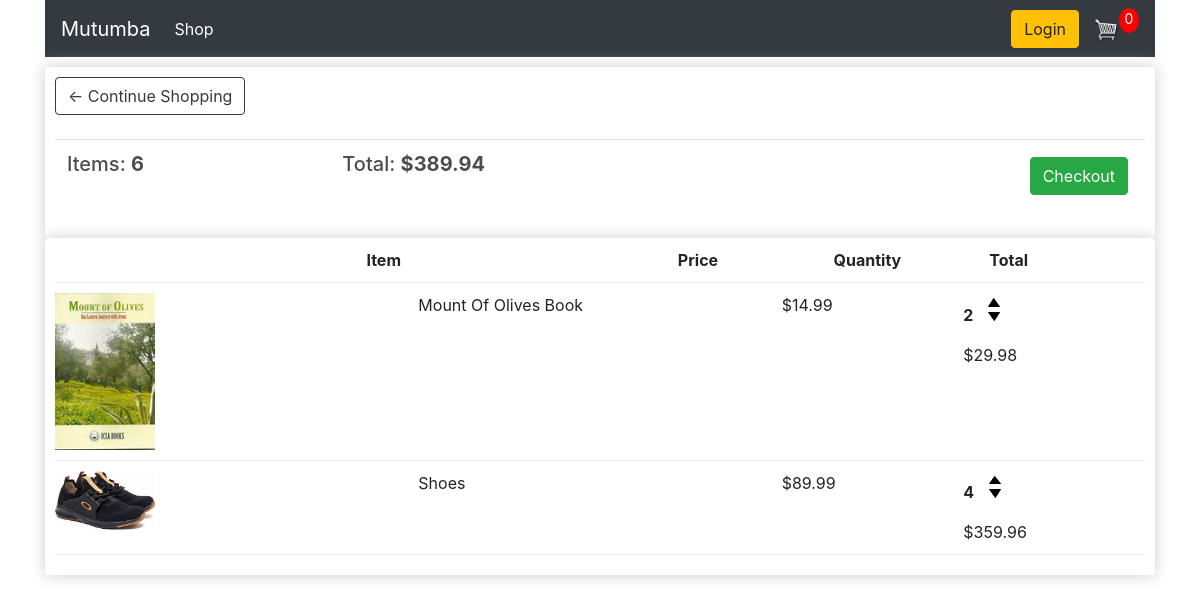
The app's page /cart/ (signed in) with its own data.
### store/models.py (models this page shows, shortened)
class Order(models.Model):
    customer = models.ForeignKey(Customer, on_delete=models.SET_NULL, blank=True, null=True)
    date_ordered = models.DateField(auto_now_add=True)
    complete = models.BooleanField(default=False, null=True, blank=False)
    transaction_id = models.CharField(max_length=200, null=True)
    @property
    def get_cart_total(self):
        orderItems = self.orderitem_set.all()
        total = sum([item.get_total for item in orderItems])
        return total
    @property
    def get_cart_items(self):
        orderItems = self.orderitem_set.all()
        total = sum([item.quantity for item in orderItems])
        return total

class OrderItem(models.Model):
    product = models.ForeignKey(Product, on_delete=models.SET_NULL, blank=True, null=True)
    order = models.ForeignKey(Order, on_delete=models.SET_NULL, blank=True, null=True)
    quantity = models.IntegerField(default=0, null=True, blank=True)
    date_added = models.DateField(auto_now_add=True)
    @property
    def get_total(self):
        total = self.product.price * self.quantity
        return total

class Product(models.Model):
    name = models.CharField(max_length=200, null=True)
    price = models.FloatField()
    digital = models.BooleanField(default=False, null=True, blank=False)
    image = models.ImageField(null=True, blank=True)
    @property
    def imageURL(self):
        try:
            url = self.image.url
        except:
            url = ''
        return url

### store/views.py (the view)
# urls.py: path('cart/', views.cart, name='cart'),
def cart(request):
    if request.user.is_authenticated:
        customer = request.user.customer
        order, created = Order.objects.get_or_create(customer=customer, complete=False)
        items = order.orderitem_set.all()
    else:
        items = []
        order = {'get_cart_total': 0, 'get_cart_items': 0}
    context = {'items': items, 'order': order}
    return render(request, 'cart.html', context)

### templates/cart.html
{% extends 'main.html' %}
{% load static %}
{% block content %}
<div class="row">
    <div class="col-lg-12">
        <div class="box-element">
                <a class="btn btn-outline-dark" href="{% url 'store' %}">&#x2190; Continue Shopping</a>
        <br>
        <br>
            <table class="table">
                <tr>
                    <th><h5>Items: <strong>{{order.get_cart_items}}</strong></h5></th>
                    <th><h5>Total: <strong>${{order.get_cart_total}}</strong></h5></th>
                    <th>
                        <a style="float:right; margin:5px;" class="btn btn-success" href="{% url 'checkout' %}">Checkout</a>
                    </th>
                </tr>
            </table>
        </div>
        <div class="box-element">
        <div class="cart-row">
		    <div style="flex:2"></div>
		    <div style="flex:2"><strong>Item</strong></div>
		    <div style="flex:1"><strong>Price</strong></div>
		    <div style="flex:1"><strong>Quantity</strong></div>
		    <div style="flex:1"><strong>Total</strong></div>
        </div>
            {% for item in items %}
        <div class="cart-row">
		    <div style="flex:2"> <img class="row-image" src="{{item.product.imageURL}}"></div>
		    <div style="flex:2">{{item.product.name}}</div>
		    <div style="flex:1">${{item.product.price|floatformat:2}}</div>
		    <div style="flex:1">
                <p class="quantity">{{item.quantity}}</p>
                <div class="quantity">
                    <img class="chg-quantity" src="{% static 'images/3+arrow-up.png' %}">
                    <img class="chg-quantity" src="{% static 'images/2+arrow-down.png' %}">
                </div>
		    <div style="flex:1">${{item.get_total}}</div>
        </div>
    </div>
        {% endfor %}
</div>
{% endblock content %}

### static/images/main.css (style rules this page uses)
body { background-color: hsl(0, 0%, 98%); }
h1,h2,h3,h4,h5,h6 { color:hsl(0, 0%, 30%); }
.box-element { box-shadow:hsl(0, 0%, 80%) 0 0 16px; background-color: #fff; border-radius: 4px; padding: 10px; }
.col-lg-4, .col-lg-6, .col-lg-8, .col-lg-12 { margin-top: 10px; }
.btn { border-radius: 0; }
.row-image { width: 100px; }
.cart-row { display: flex; align-items: flex-stretch; padding-bottom: 10px; margin-bottom: 10px; border-bottom: 1px solid #ececec; }
.quantity { display: inline-block; font-weight: 700; padding-right:10px; }
.chg-quantity { width: 12px; cursor: pointer; display: block; margin-top: 5px; transition:.1s; }

### records on screen
Order: get_cart_items "6", get_cart_total "389.94"
OrderItem: product.imageURL (picture), product.name "Mount Of Olives Book", product.price "14.99", quantity "2", get_total "29.98"
OrderItem: product.imageURL (picture), product.name "Shoes", product.price "89.99", quantity "4", get_total "359.96"
